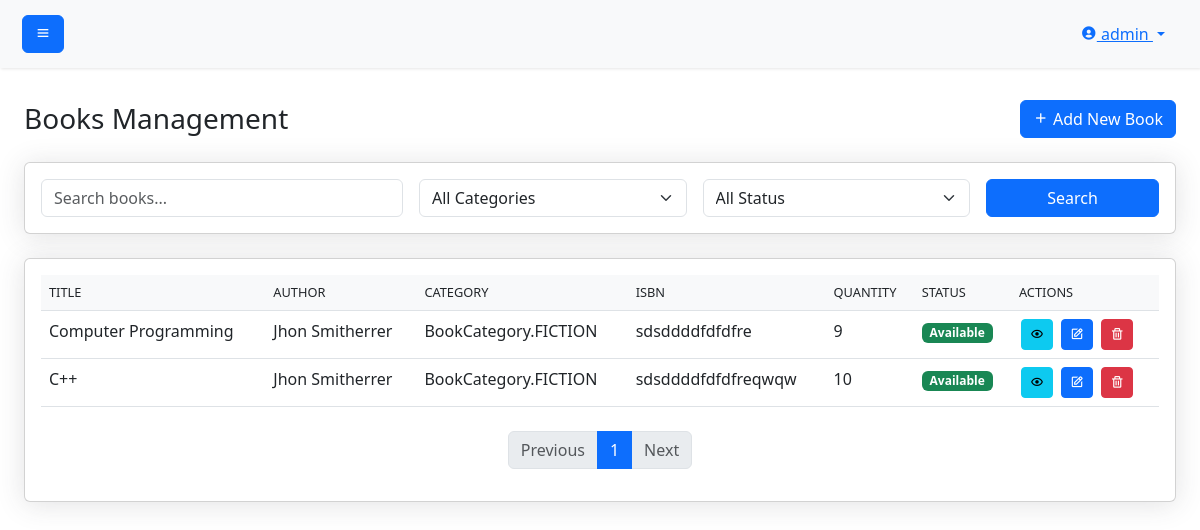
The app's page /books (signed in), older data.
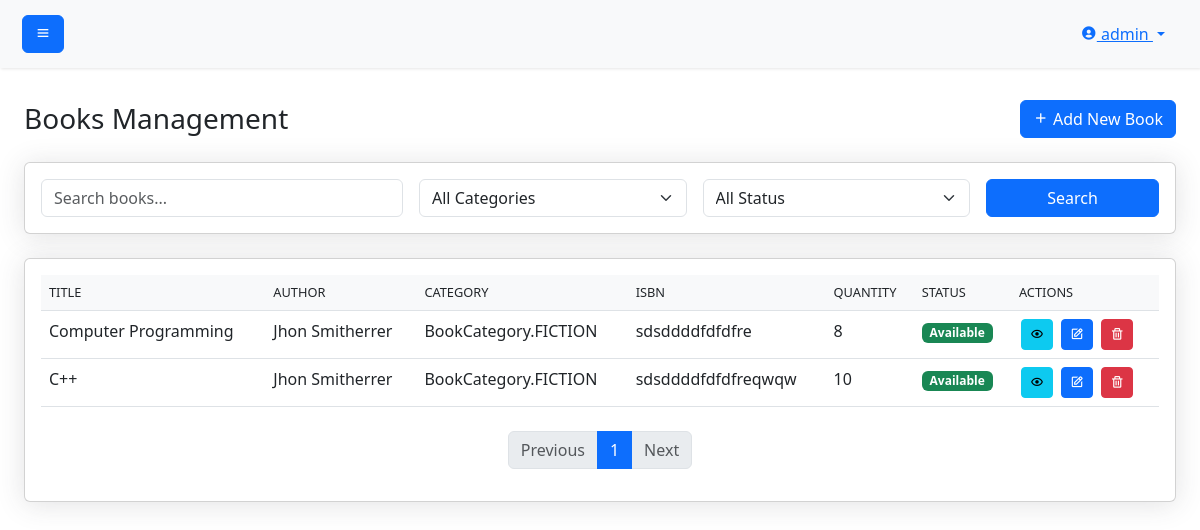
The same page, newer data.
### models.py (models this page shows, shortened)
class Book(Base):
    __tablename__ = "books"
    id = Column(Integer, primary_key=True, index=True)
    title = Column(String, index=True)
    author = Column(String)
    isbn = Column(String, unique=True, index=True)
    category = Column(Enum(BookCategory))
    description = Column(String, nullable=True)
    quantity = Column(Integer, default=1)
    available_quantity = Column(Integer)
    admin_id = Column(Integer, ForeignKey("admins.id"))
    created_at = Column(DateTime, default=datetime.utcnow)
    updated_at = Column(DateTime, default=datetime.utcnow, onupdate=datetime.utcnow)
    admin = relationship("Admin", back_populates="created_books")
    borrow_records = relationship("BorrowRecord", back_populates="book")

### main.py (the view)
@app.get("/books/", response_model=List[schemas.Book])
async def get_books(
    skip: int = 0,
    limit: int = 100,
    db: Session = Depends(database.get_db),
    current_admin: models.Admin = Depends(get_current_admin)
):
    if not current_admin:
        raise HTTPException(
            status_code=status.HTTP_401_UNAUTHORIZED,
            detail="Admin authentication required"
        )
    try:
        books = db.query(models.Book).offset(skip).limit(limit).all()
        print(f"Found {len(books)} books")  # Debug log
        for book in books:
            print(f"Book ID: {book.id}, Title: {book.title}, Admin ID: {book.admin_id}")  # Debug log
        return books
    except Exception as e:
        print(f"Error fetching books: {str(e)}")  # Debug log
        raise HTTPException(status_code=500, detail=f"Error fetching books: {str(e)}")

### templates/books.html (shortened to what the changed rows need)
{% extends "base.html" %}
{% block content %}
<div class="container-fluid">
    <div class="d-sm-flex align-items-center justify-content-between mb-4">
        <h1 class="h3 mb-0 text-gray-800">Books Management</h1>
    </div>
    <div class="card">
        <div class="card-body">
            <div class="table-responsive">
                <table class="table table-hover">
                    <thead>
                        <tr>
                            <th>Title</th>
                            <th>Author</th>
                            <th>Category</th>
                            <th>ISBN</th>
                            <th>Quantity</th>
                            <th>Status</th>
                            <th>Actions</th>
                        </tr>
                    </thead>
                    <tbody>
                        {% for book in books %}
                        <tr>
                            <td>{{ book.title }}</td>
                            <td>{{ book.author }}</td>
                            <td>{{ book.category }}</td>
                            <td>{{ book.isbn }}</td>
                            <td>{{ book.available_quantity }}</td>
                            <td>
                                {% if book.available_quantity == 0 %}
                                <span class="badge bg-danger">Out of Stock</span>
                                {% elif book.available_quantity < 5 %}
                                <span class="badge bg-warning">Low Stock</span>
                                {% else %}
                                <span class="badge bg-success">Available</span>
                                {% endif %}
                            </td>
                            <td>
                                <button class="btn btn-sm btn-info" onclick="viewBook({{ book.id }})">
                                    <i class='bx bx-show'></i>
                                </button>
                                <button class="btn btn-sm btn-primary" onclick="editBook({{ book.id }})">
                                    <i class='bx bx-edit'></i>
                                </button>
                                <button class="btn btn-sm btn-danger" onclick="deleteBook({{ book.id }})">
                                    <i class='bx bx-trash'></i>
                                </button>
                            </td>
                        </tr>
                        {% endfor %}
                    </tbody>
                </table>
            </div>
        </div>
    </div>
</div>
{% endblock %}

Row changes from the older to the newer data that the page shows:
changed Book "Computer Programming": available_quantity "9" → "8"
